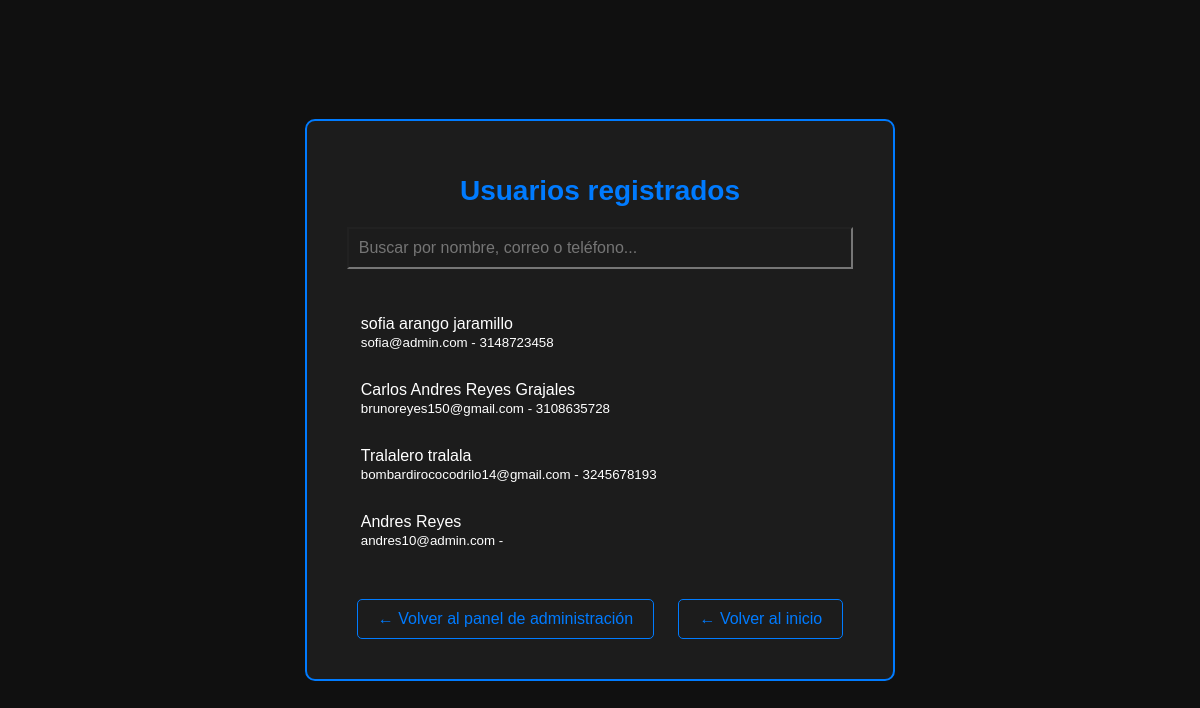
The page /admin/lista-usuarios.php on the database its author committed.
### tables this page shows
CREATE TABLE `usuarios` (
  `id` int(255) NOT NULL,
  `nombre` varchar(100) NOT NULL,
  `email` varchar(255) NOT NULL,
  `password` varchar(255) NOT NULL,
  `rol` varchar(20) DEFAULT NULL,
  `imagen` varchar(255) DEFAULT NULL,
  `telefono` varchar(20) DEFAULT NULL,
  `reset_token` varchar(255) DEFAULT NULL,
  `token_expira` datetime DEFAULT NULL
);

### admin/lista-usuarios.php (the view, shortened to what this page needs)
<?php
require_once '../conexion.php';
$result = $conexion->query("SELECT * FROM usuarios");
?>
<!DOCTYPE html>
<html lang="es">
<head>
    <link rel="stylesheet" href="../css/usuarios.css">
</head>
<body>
    <section class="lista-usuarios">
        <h2 class="lista-usuarios__titulo">Usuarios registrados</h2>
        <input type="text" id="buscador" class="lista-usuarios__buscador" placeholder="Buscar por nombre, correo o teléfono...">
        <ul id="listaUsuarios" class="lista-usuarios__lista">
            <?php while ($row = $result->fetch_assoc()): ?>
                <li class="lista-usuarios__item">
                    <a href="ver-usuario.php?id=<?= $row['id']; ?>" class="lista-usuarios__link">
                        <?= htmlspecialchars($row['nombre']) ?><br>
                        <small><?= htmlspecialchars($row['email']) ?> - <?= htmlspecialchars($row['telefono']) ?></small>
                    </a>
                </li>
            <?php endwhile; ?>
        </ul>
        <div class="lista-usuarios__acciones">
            <a href="admin-index.php" class="link">← Volver al panel de administración</a>
            <a href="../index.php" class="link">← Volver al inicio</a>
        </div>
    </section>
</body>
</html>

### css/usuarios.css (style rules this page uses)
:root { --color-primary: #007bff; --color-secondary: #101010; }
html { box-sizing: border-box; font-size: 62.5%; }
*, *::before, *::after { box-sizing: inherit; }
body { margin: 0; font-family: 'Poppins', sans-serif; font-size: 1.6rem; background-color: var(--color-secondary); color: var(--color-primary); padding: 4rem 2rem; display: flex; flex-direction: column; align-items: center; justify-content: center; min-height: 100vh; }
.lista-usuarios { max-width: 60rem; margin: 0 auto; background-color: rgba(255, 255, 255, 0.05); border: 0.2rem solid var(--color-primary); border-radius: 1rem; padding: 3rem 4rem; }
.lista-usuarios__titulo { font-size: 2.8rem; text-align: center; margin-bottom: 2rem; }
.lista-usuarios__buscador { width: 100%; padding: 1rem; font-size: 1.6rem; margin-bottom: 2rem; background-color: transparent; color: var(--color-primary); }
.lista-usuarios__lista { list-style: none; padding: 0; }
.lista-usuarios__item { margin: 1rem 0; padding: 1rem 1.4rem; }
.lista-usuarios__link { color: white; text-decoration: none; transition: color 0.3s ease; }
.lista-usuarios__acciones { margin-top: 3rem; text-align: center; }
.link { display: inline-block; margin: 1rem; color: var(--color-primary); text-decoration: none; padding: 1rem 2rem; border: 0.1rem solid var(--color-primary); border-radius: 0.5rem; transition: background-color 0.3s ease, color 0.3s ease; }

### rows shown on the page
usuarios: nombre "sofia arango jaramillo", email "sofia@admin.com", telefono "3148723458"
usuarios: nombre "Carlos Andres Reyes Grajales", email "brunoreyes150@gmail.com", telefono "3108635728"
usuarios: nombre "Tralalero tralala", email "bombardirococodrilo14@gmail.com", telefono "3245678193"
usuarios: nombre "Andres Reyes", email "andres10@admin.com"
